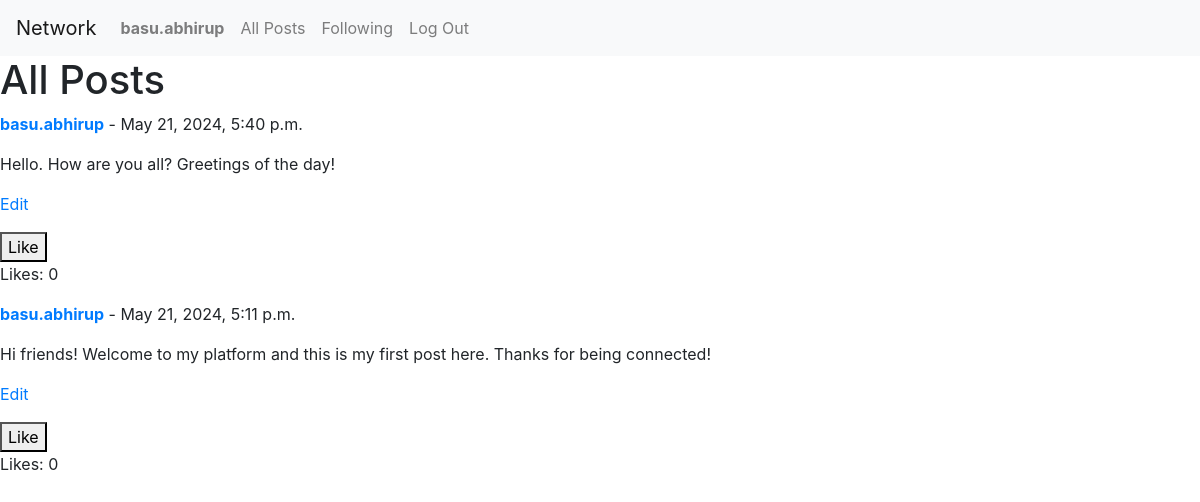
/posts (signed in), run on an earlier commit of the app's database.
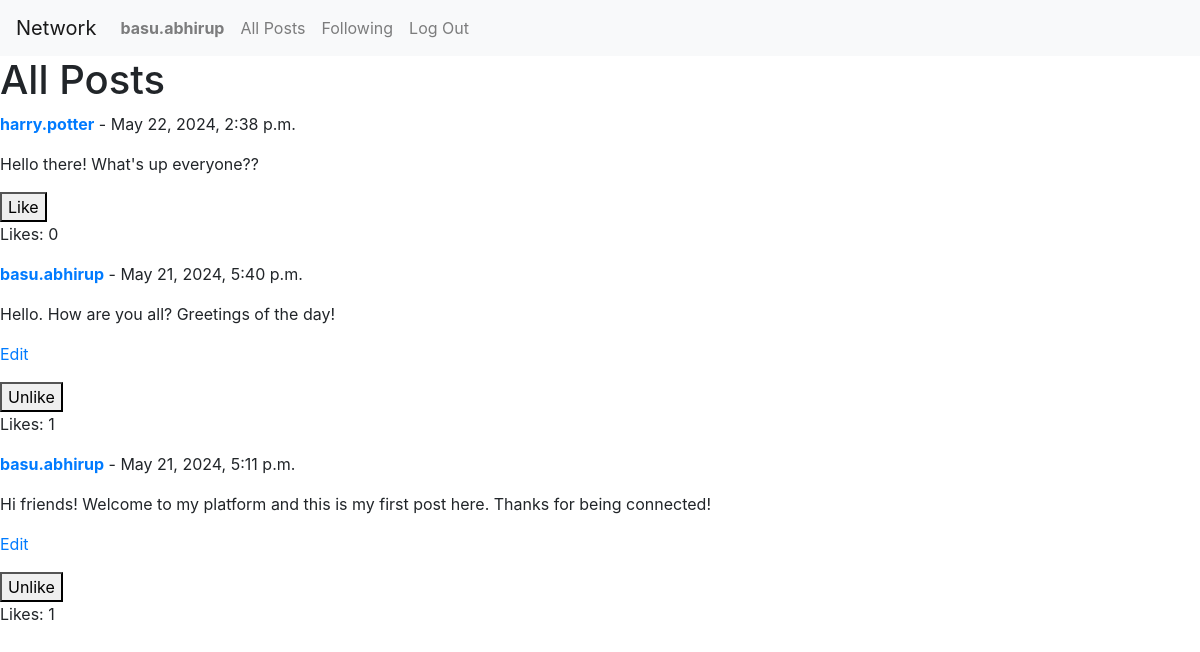
And on a later commit of the database.
### network/models.py (models this page shows, shortened)
class User(AbstractUser):
    pass

class Post(models.Model):
  user = models.ForeignKey(User, on_delete=models.CASCADE)
  content = models.TextField()
  timestamp = models.DateTimeField(auto_now_add=True)
  likes = models.PositiveIntegerField(default=0)

### network/views.py (the view)
# urls.py: path("posts", views.posts, name="posts"),
@csrf_exempt
def posts(request):
  if request.method == 'POST':
    if not request.user.is_authenticated:
      return JsonResponse({'error': 'Authentication required'}, status=401)
    try:
      data = json.loads(request.body)
      content = data.get('content')
      print(content)
    except Exception as e:
      return JsonResponse({'error': 'Invalid data format'}, status=400)
    if not content:
      return JsonResponse({'error': 'Content cannot be empty'}, status=400)
    user = get_user_model().objects.get(username=request.user.username)
    new_post = Post.objects.create(user=user, content=content)
    return JsonResponse({'message': 'Post created successfully', 'id': new_post.id}, status=201)
  elif request.method == 'GET':
    all_posts = Post.objects.all().prefetch_related('liked_by').order_by('-timestamp')
    posts = []
    for post in all_posts:
      already_liked = post.liked_by.filter(user=request.user).exists()
      posts.append({
        'post': post,
        'already_liked': already_liked,
        })
    return render(request, 'network/all_posts.html', {
        'posts': posts
    })
  else:
    return JsonResponse({'error': 'Method not allowed'}, status=405)

### network/templates/network/all_posts.html
{% extends "network/layout.html" %}
{% block body %}
    <h1>All Posts</h1>
    {% for post in posts %}
    <div class="post">
        <p><a href="{% url 'profile' post.post.user.username %}"><b>{{ post.post.user.username }}</b></a> - {{ post.post.timestamp }}</p>
        <p>{{ post.post.content }}</p>
        {% if user.is_authenticated %}
            {% if post.post.user == user %}
                <p><a href="#">Edit</a></p>
            {% endif %}
            <button class="like-button" data-post-id="{{ post.post.id }}" onclick="handleLiking(event)">
                {% if post.already_liked == True %}
                    Unlike
                {% else %}
                    Like
                {% endif %}
            </button>
        {% endif %}
        <p id="like-count-{{ post.post.id }}">Likes: {{ post.post.likes }}</p>
        </div>
    {% endfor %}
{% endblock %}

### network/templates/network/layout.html (shortened to what this page needs)
{% load static %}
<!DOCTYPE html>
<html lang="en">
    <head>
        <link rel="stylesheet" href="https://stackpath.bootstrapcdn.com/bootstrap/4.4.1/css/bootstrap.min.css">
        <link href="{% static 'network/styles.css' %}" rel="stylesheet">
    </head>
    <body>
        <nav class="navbar navbar-expand-lg navbar-light bg-light">
            <a class="navbar-brand" href="{% url 'index' %}">Network</a>
            <div>
              <ul class="navbar-nav mr-auto">
                {% if user.is_authenticated %}
                    <li class="nav-item">
                        <a class="nav-link" href="{% url 'profile' user.username %}"><strong>{{ user.username }}</strong></a>
                    </li>
                {% endif %}
                <li class="nav-item">
                  <a class="nav-link" href="{% url 'posts' %}">All Posts</a>
                </li>
                {% if user.is_authenticated %}
                    <li class="nav-item">
                        <a class="nav-link" href="{% url 'following_posts' %}">Following</a>
                    </li>
                    <li class="nav-item">
                        <a class="nav-link" href="{% url 'logout' %}">Log Out</a>
                    </li>
                {% endif %}
              </ul>
            </div>
          </nav>
        <div class="body">
            {% block body %}
            {% endblock %}
        </div>
    </body>
</html>

What changed in the data, as far as the page shows it:
added Post: post.user.username "harry.potter", post.timestamp "May 22, 2024, 2:38 p.m.", post.content "Hello there! What's up everyone??", shows "Like", post.likes "0"
changed Post "May 21, 2024, 5:40 p.m.": post.likes "0" → "1"; text "Like" → "Unlike"
changed Post "May 21, 2024, 5:11 p.m.": post.likes "0" → "1"; text "Like" → "Unlike"
